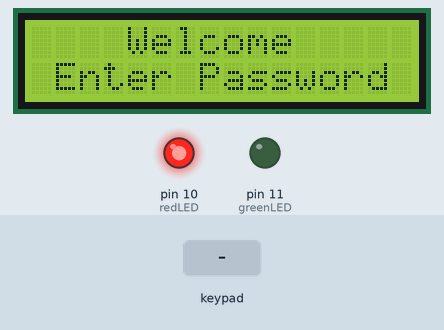
This sketch was run on a simulated Arduino Uno, built with avr-gcc and run on an emulated ATmega328P. Shown: 16×2 character LCD, output pins drawn as LEDs (lit = HIGH). The inputs (shaded band) are chosen by the test bench.

Above: at 1.2 s.
1.3 s: keypad keys 1 2 3 4 pressed 0.4 s apart
At 4.0 s:
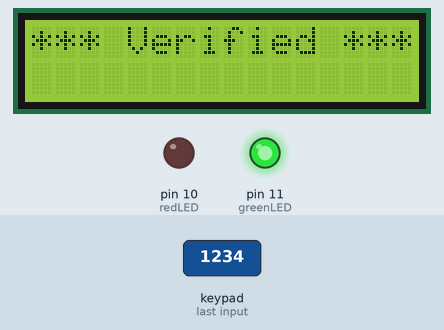
At 6.6 s:
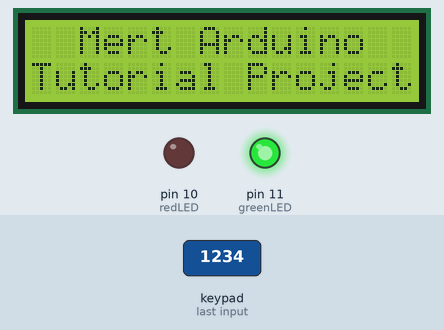
Timing chart, 0 to 8.1 s (numbered marks = the images above; inputs shaded):
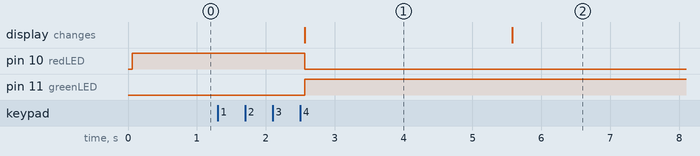

Measured:
- after the input at 1.3 s, pin 10 (redLED): HIGH → LOW after 1.3 s; pin 11 (greenLED): LOW → HIGH after 1.3 s; the display: changes after 1.3 s (image 1)
- what the display in image 1 shows lasts 3.0 s, from 2.6 s to 5.6 s

The sketch:

035-Security-Panel-System-using-Keypad-LCD.ino
```cpp
/* Arduino Security System with the Keypad and LCD
 * Creator Mert KILIC - Mert Arduino Tutorial and Project
 * Please subscribe for support
 * Thanks
 */

#include <LiquidCrystal.h> //include LCD library (standard library)
#include <Keypad.h> //include keypad library - first you must install library (library link in the video description)

#define redLED 10 //define the LED pins
#define greenLED 11

char* password ="1234"; //create a password
int pozisyon = 0; //keypad position

const byte rows = 4; //number of the keypad's rows and columns
const byte cols = 4;

char keyMap [rows] [cols] = { //define the cymbols on the buttons of the keypad

  {'1', '2', '3', 'A'},
  {'4', '5', '6', 'B'},
  {'7', '8', '9', 'C'},
  {'*', '0', '#', 'D'}
};

byte rowPins [rows] = {1, 2, 3, 4}; //pins of the keypad
byte colPins [cols] = {5, 6, 7, 8};

Keypad myKeypad = Keypad( makeKeymap(keyMap), rowPins, colPins, rows, cols);

LiquidCrystal lcd (A0, A1, A2, A3, A4, A5); // pins of the LCD. (RS, E, D4, D5, D6, D7)

void setup(){

  lcd.begin(16, 2);
  pinMode(redLED, OUTPUT);  //set the LED as an output
  pinMode(greenLED, OUTPUT);
  setLocked (true); //state of the password
}

void loop(){

  char whichKey = myKeypad.getKey(); //define which key is pressed with getKey

  lcd.setCursor(0, 0);
  lcd.print("    Welcome");
  lcd.setCursor(0, 1);
  lcd.print(" Enter Password");

  if(whichKey == '*' || whichKey == '#' || whichKey == 'A' ||       //define invalid keys
  whichKey == 'B' || whichKey == 'C' || whichKey == 'D'){

    pozisyon=0;
    setLocked (true);
    lcd.clear();
    lcd.setCursor(0, 0);
    lcd.print("  Invalid Key!");
    delay(1000);
    lcd.clear();
  }
  if(whichKey == password [pozisyon]){

    pozisyon ++;
  }
  if(pozisyon == 4){
    setLocked (false);
    lcd.clear();
    lcd.setCursor(0, 0);
    lcd.print("*** Verified ***");
    delay(3000);
    lcd.clear();
    lcd.setCursor(0, 0);
    lcd.print("  Mert Arduino");
    lcd.setCursor(0, 1);
    lcd.print("Tutorial Project");
    delay(7000);
    lcd.clear();
  }
  delay(100);
}

void setLocked(int locked){
  if(locked){
    digitalWrite(redLED, HIGH);
    digitalWrite(greenLED, LOW);
    }
    else{
      digitalWrite(redLED, LOW);
      digitalWrite(greenLED, HIGH);
    }
  }
```
